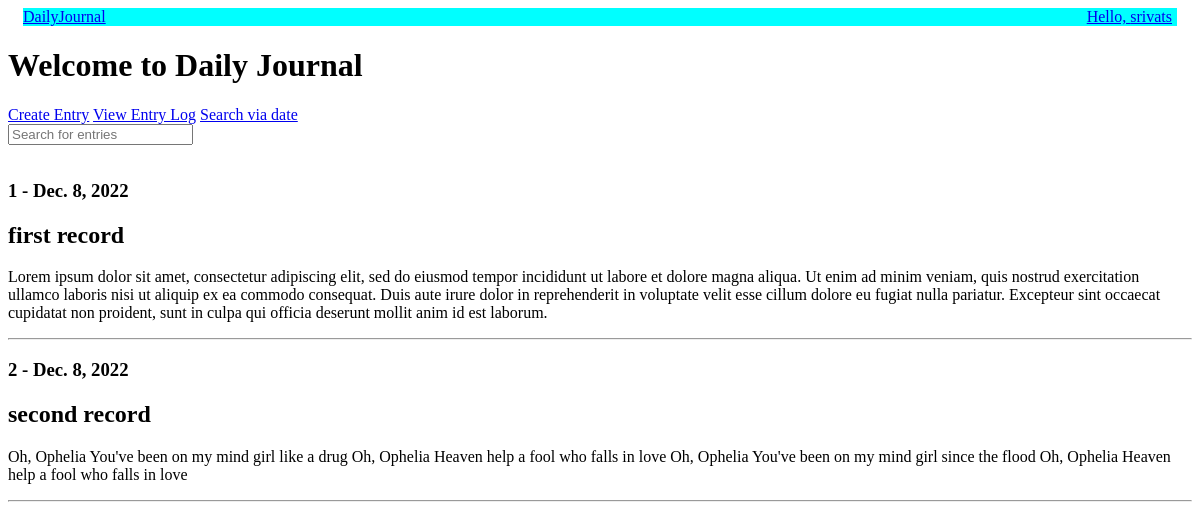
Page /entry-log (signed in) on the earlier database version.
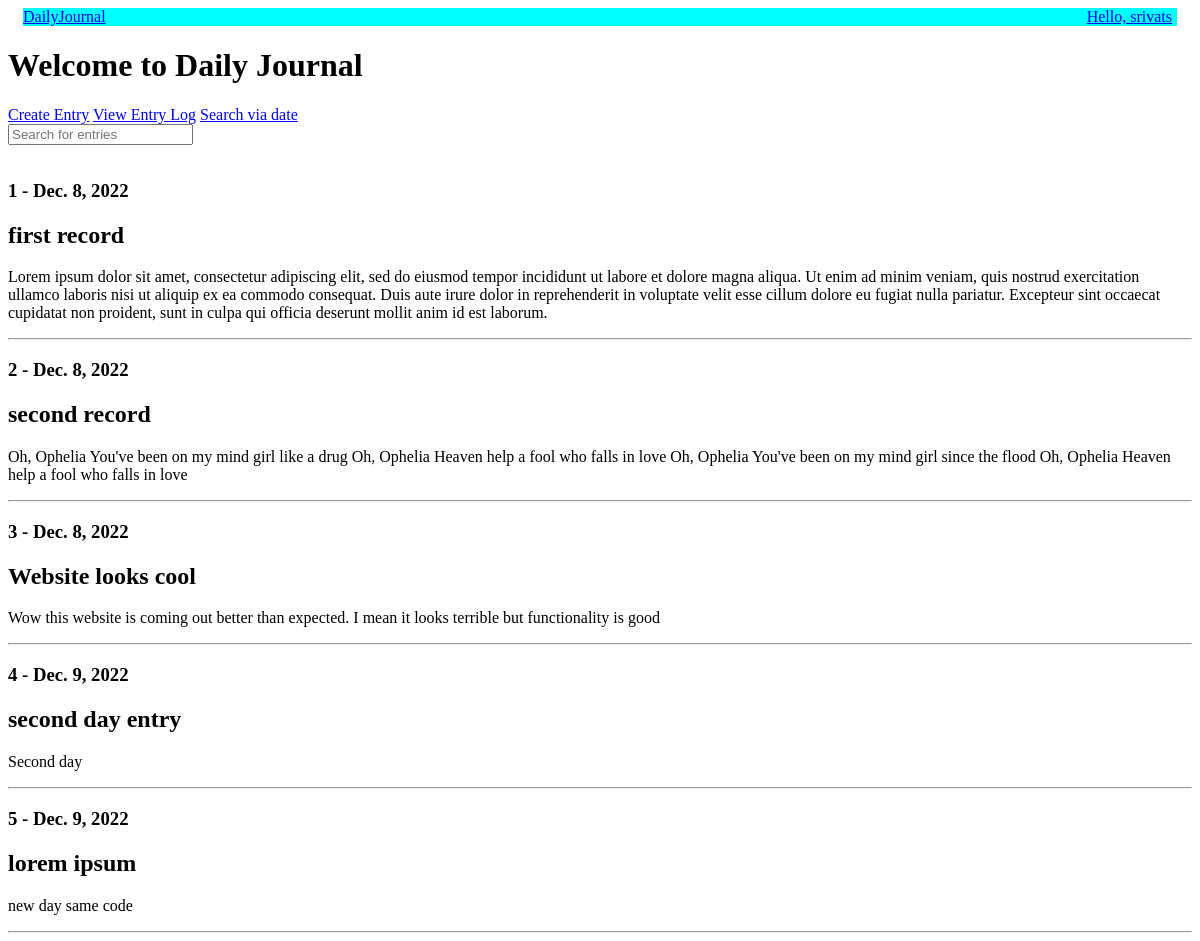
Same page on the later database version.
### base/models.py (models this page shows, shortened)
class User(AbstractUser):
    name = models.CharField(max_length=200, null=True)
    email = models.EmailField(unique=True, null=True)
    bio = models.TextField(null=True)
    avatar = models.ImageField(null=True, default="avatar.svg")
    USERNAME_FIELD = 'email'
    REQUIRED_FIELDS = ['username']

class Entry(models.Model):
    host = models.ForeignKey(User,  on_delete=models.SET_NULL, null=True)
    record = models.TextField( null = False)
    created_at = models.DateField(auto_now_add=True, auto_now=False)
    highlight = models.CharField(max_length = 200)
    sentiment = (
        ('H','Happy'),
        ('M','Meh'),
        ('S','Sad')
    )
    mood = models.CharField(choices = sentiment, max_length=10, null=True)

### base/views.py (the view)
# urls.py: path('entry-log', views.entryLog, name='entry-log')
def entryLog(request):
    page = 'entry-log'
    if request.user.is_authenticated:
        searched_entries = Entry.objects.filter(host = request.user)
        if request.method=='POST':
            searched = request.POST['searched']
            searched_entries = searched_entries.filter(Q(record__contains=searched)| Q(highlight__contains=searched))
            context={'searched_entries':searched_entries.order_by('-created_at'), 'searched':searched,'page':page}
        else:
            context={'searched_entries':searched_entries,'page':page}
        return render(request, 'base/home.html',context=context)
    else:
        return render(request, 'base/home.html')

### base/templates/base/home.html (shortened to what this page needs)
{% extends 'main.html' %}
{% block content %}
<h1>Welcome to Daily Journal</h1>
{% if user.is_authenticated %}
<div class="container">
    <div class="notebook">
        <div class="main-content">
            <div class="header-bar">
                <a href="{% url 'create-entry' %}">Create Entry</a>
                <a href="{% url 'entry-log' %}">View Entry Log</a>
                <a href="{% url 'calendar' %}">Search via date</a>
            </div>
            <div class="content-mid">
                {% if page == 'entry-log' %}
                <div class="search-items">
                    <form action="" method="POST">
                     <input type="text" name="searched" placeholder = "Search for entries" />
                    </form>
                </div>
                {% include 'base/entry_log.html' %}
                {% elif page == 'create-entry' %}
                {% include 'base/create-entry.html' %}
                {% elif page == 'calendar' %}
                {% include 'base/calendar_module.html' %}
                {% else %}
                <p>{{request.user.username}}'s Diary</p>
                {% endif %}
            </div>
        </div>
    </div>
{% endif %}
</div>
{% endblock %}

### templates/main.html
{% include 'navbar.html' %}
{% block content %}
{% endblock %}

### templates/navbar.html
{% load static %}
{% if user.is_authenticated %}
<link rel="stylesheet" href="{% static 'styles/main.css' %}">
<div class="navbar">
    <div class="logo">
        <a href="{% url 'home' %}">DailyJournal</a>
    </div>
    <div class="links">
        {% if user.is_authenticated %}
        <a href="{% url 'logout' %}">Hello, {{request.user.username}}</a>
        {% else %}
        <a href="{% url 'login' %}">Login/SignUp</a>
        {% endif %}
    </div>
    {% else %}
    <a href="{% url 'login' %}">Login/SignUp</a>
    {% endif %}
</div>

### base/templates/base/entry_log.html (shortened to what this page needs)
{% block content %}
{% for record in searched_entries %}
<h3>{{forloop.counter}} - {{record.created_at}}</h3>
<h2>{{record.highlight}}</h2>
<p>{{record.record}}</p>
<hr>
{% endfor %}
{% endblock %}

### static/styles/main.css (style rules this page uses)
.navbar { background-color: aqua; display: flex; flex-direction: row; justify-content: space-between; margin: 5px 15px; }
.links { display: flex; flex-direction: row; justify-content: space-between; }
.links a { margin: 0px 5px; }
.search-items { display: flex; justify-content: space-between; flex-direction: row; }

Differences in the rows shown:
added Entry: created_at "Dec. 8, 2022", highlight "Website looks cool", record "Wow this website is coming out better than expected. I mean it looks terrible but functionality is good"
added Entry: created_at "Dec. 9, 2022", highlight "second day entry", record "Second day"
added Entry: created_at "Dec. 9, 2022", highlight "lorem ipsum", record "new day same code"
